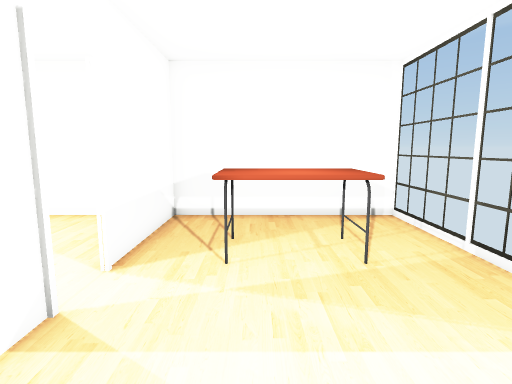
[1] (above)

14 first-person views from a walk through a 3-D level made in the Unity game engine. The camera is 1.2 m above the floor, tilts 8° down and sees 80° across. The floor is counted in squares, 0.5 m on a side. Each view is taken from the middle of a square. On the plan, view 1 faces up. The plan holds only what a view shows up to about 19 squares ahead; the rest is blank. The player character is not drawn.

[2]
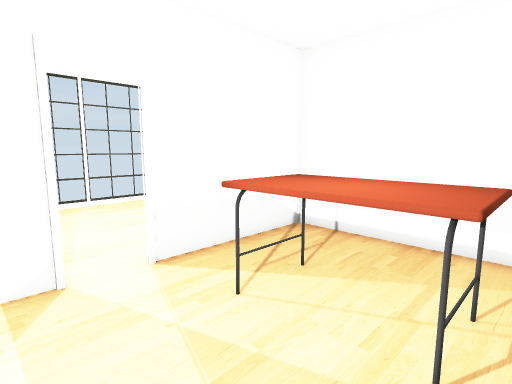

[3]
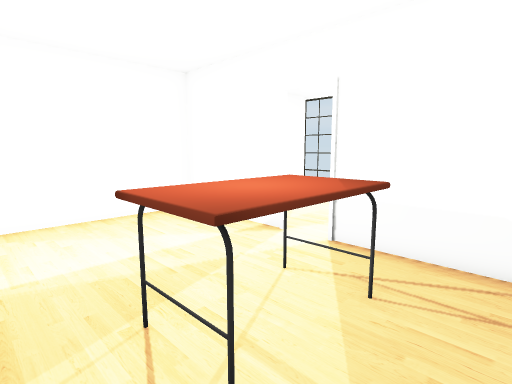

[4]
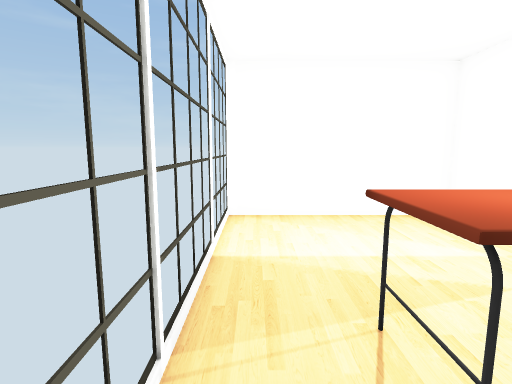

[5]
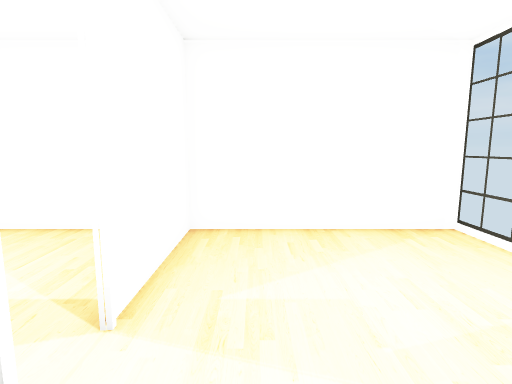

[6]
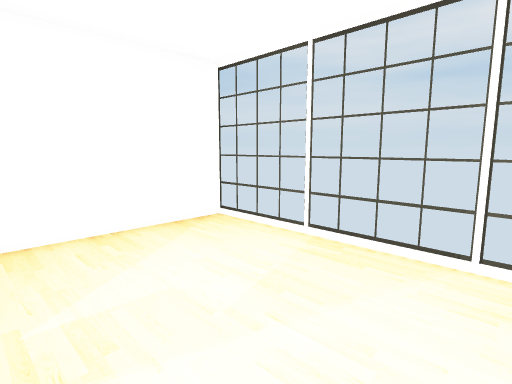

[7]
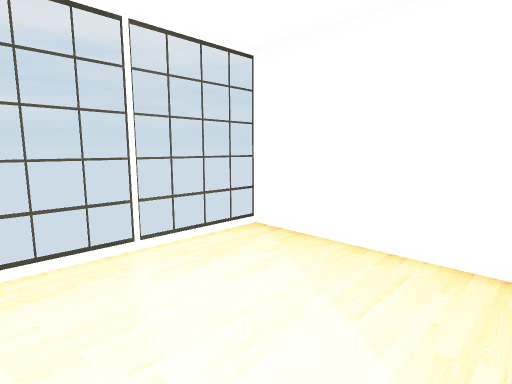

[8]
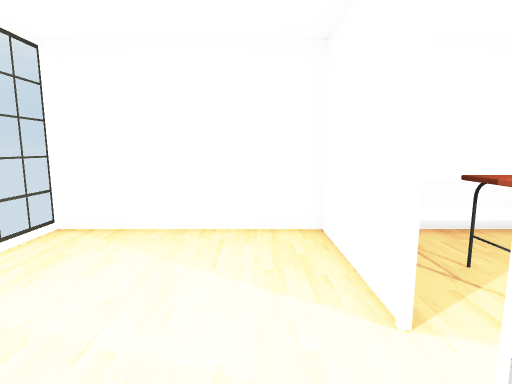

[9]
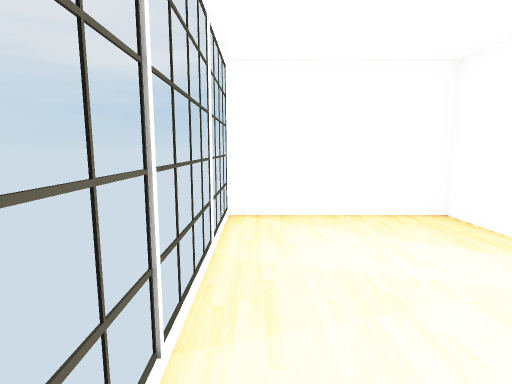

[10]
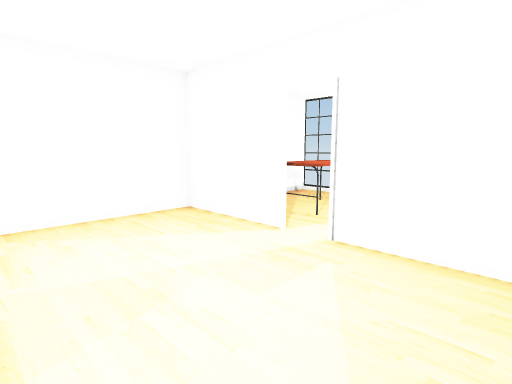

[11]
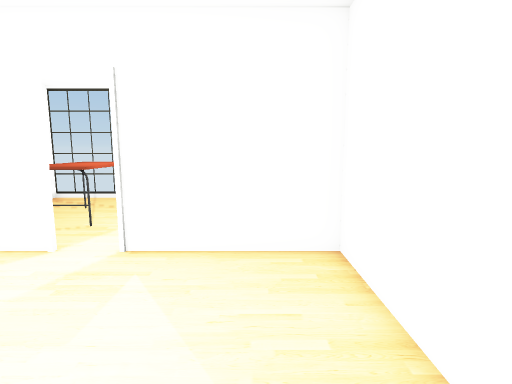

[12]
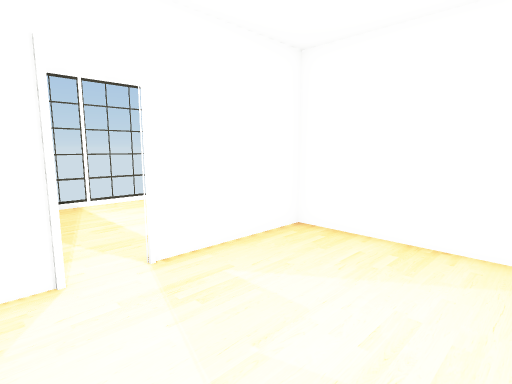

[13]
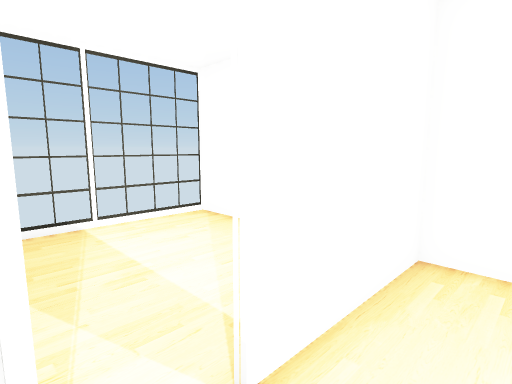

[14]
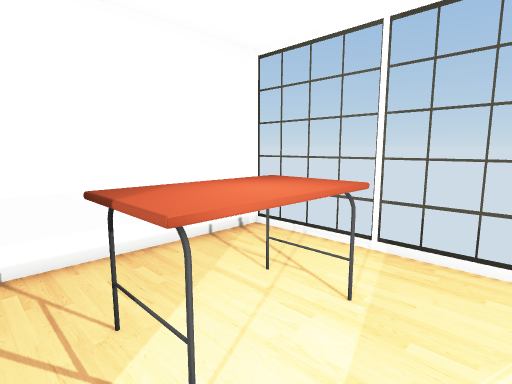

### Floor plan
Points are (right, up) in squares from view 1. A wall is a line through its corners. A room is listed if a view was taken in it or the views show most of it. See-through windows are left out.
Room 1 (views 1, 2, 3, 4, 14)
walls: (-3, 4.2) (-3, -1) (5, -1) (5, 11) (-3, 11); (-3, 11.1) (-3, 5.7)
ways out: opening at (-3, 5) to room 2
objects: other object (-1, 6) to (3, 8)
Room 2 (views 5, 6, 7, 8, 9, 10, 11, 12, 13)
walls: (-3, 5.8) (-3, 11) (-11, 11) (-11, -1) (-3, -1); (-3, -1.1) (-3, 4.3)
ways out: opening at (-3, 5) to room 1

Positions as (right, up) in squares from view 1, and headings:
1: (0, 0), facing up
2: (3, 3), facing up-left
3: (4, 10), facing down-left
4: (4, 10), facing down
5: (-5, 8), facing down
6: (-4, 8), facing down-left
7: (-4, 4), facing up-left
8: (-5, 2), facing up
9: (-10, 0), facing up
10: (-10, 0), facing up-right
11: (-10, 1), facing right
12: (-9, 7), facing down-right
13: (-5, 6), facing down-right
14: (-2, 4), facing up-right
